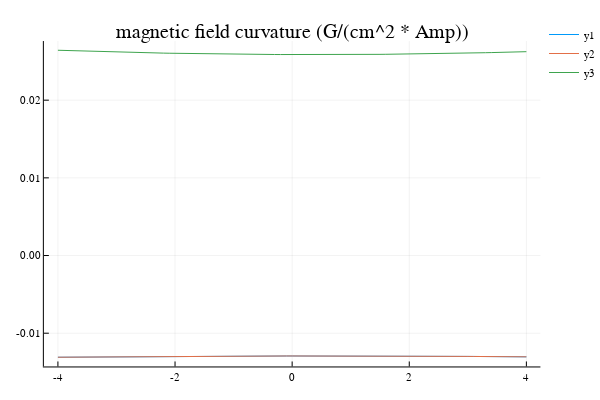

Write notebook code for a chart like this one.
### Code cell
plotly()
plot(-4:0.1:4,bcx*100,title = "magnetic field curvature (G/(cm^2 * Amp))")
plot!(-4:0.1:4,bcy*100)
plot!(-4:0.1:4,bcz*100)

### Figure 1 — Plotly figure (JSON) as saved in the notebook; plotly's stock layout.template omitted (floating-point values rounded to 4 significant figures)
{"data": [{"colorbar": {"title": ""}, "hoverinfo": "text", "legendgroup": "y1", "line": {"color": "rgba(0, 154, 250, 1.000)", "dash": "solid", "shape": "linear", "width": 1}, "mode": "lines", "name": "y1", "showlegend": true, "text": [null, null, null, null, null, null, null, null, null, null, null, null, null, null, null, null, null, null, null, null, null, null, null, null, null, null, null, null, null, null, null, null, null, null, null, null, null, null, null, null, null, null, null, null, null, null, null, null, null, null, null, null, null, null, null, null, null, null, null, null, null, null, null, null, null, null, null, null, null, null, null, null, null, null, null, null, null, null, null, null, null], "type": "scatter", "x": [-4, -3.9, -3.8, -3.7, -3.6, -3.5, -3.4, -3.3, -3.2, -3.1, -3, -2.9, -2.8, -2.7, -2.6, -2.5, -2.4, -2.3, -2.2, -2.1, -2, -1.9, -1.8, -1.7, -1.6, -1.5, -1.4, -1.3, -1.2, -1.1, -1, -0.9, -0.8, -0.7, -0.6, -0.5, -0.4, -0.3, -0.2, -0.1, 0, 0.1, 0.2, 0.3, 0.4, 0.5, 0.6, 0.7, 0.8, 0.9, 1, 1.1, 1.2, 1.3, 1.4, 1.5, 1.6, 1.7, 1.8, 1.9, 2, 2.1, 2.2, 2.3, 2.4, 2.5, 2.6, 2.7, 2.8, 2.9, 3, 3.1, 3.2, 3.3, 3.4, 3.5, 3.6, 3.7, 3.8, 3.9, 4], "xaxis": "x1", "y": [-0.0131, -0.01309, -0.01308, -0.01307, -0.01307, -0.01306, -0.01305, -0.01305, -0.01304, -0.01304, -0.01303, -0.01302, -0.01302, -0.01301, -0.01301, -0.013, -0.013, -0.01299, -0.01299, -0.01298, -0.01298, -0.01298, -0.01297, -0.01297, -0.01297, -0.01296, -0.01296, -0.01296, -0.01295, -0.01295, -0.01295, -0.01295, -0.01294, -0.01294, -0.01294, -0.01294, -0.01294, -0.01294, -0.01294, -0.01293, -0.01293, -0.01293, -0.01293, -0.01293, -0.01293, -0.01293, -0.01293, -0.01293, -0.01293, -0.01294, -0.01294, -0.01294, -0.01294, -0.01294, -0.01294, -0.01294, -0.01295, -0.01295, -0.01295, -0.01295, -0.01295, -0.01296, -0.01296, -0.01296, -0.01297, -0.01297, -0.01297, -0.01298, -0.01298, -0.01299, -0.01299, -0.013, -0.013, -0.013, -0.01301, -0.01301, -0.01302, -0.01303, -0.01303, -0.01304, -0.01304], "yaxis": "y1", "zmax": 0.1, "zmin": -0.1}, {"colorbar": {"title": ""}, "hoverinfo": "text", "legendgroup": "y2", "line": {"color": "rgba(227, 111, 71, 1.000)", "dash": "solid", "shape": "linear", "width": 1}, "mode": "lines", "name": "y2", "showlegend": true, "text": [null, null, null, null, null, null, null, null, null, null, null, null, null, null, null, null, null, null, null, null, null, null, null, null, null, null, null, null, null, null, null, null, null, null, null, null, null, null, null, null, null, null, null, null, null, null, null, null, null, null, null, null, null, null, null, null, null, null, null, null, null, null, null, null, null, null, null, null, null, null, null, null, null, null, null, null, null, null, null, null, null], "type": "scatter", "x": [-4, -3.9, -3.8, -3.7, -3.6, -3.5, -3.4, -3.3, -3.2, -3.1, -3, -2.9, -2.8, -2.7, -2.6, -2.5, -2.4, -2.3, -2.2, -2.1, -2, -1.9, -1.8, -1.7, -1.6, -1.5, -1.4, -1.3, -1.2, -1.1, -1, -0.9, -0.8, -0.7, -0.6, -0.5, -0.4, -0.3, -0.2, -0.1, 0, 0.1, 0.2, 0.3, 0.4, 0.5, 0.6, 0.7, 0.8, 0.9, 1, 1.1, 1.2, 1.3, 1.4, 1.5, 1.6, 1.7, 1.8, 1.9, 2, 2.1, 2.2, 2.3, 2.4, 2.5, 2.6, 2.7, 2.8, 2.9, 3, 3.1, 3.2, 3.3, 3.4, 3.5, 3.6, 3.7, 3.8, 3.9, 4], "xaxis": "x1", "y": [-0.01309, -0.01309, -0.01308, -0.01307, -0.01307, -0.01306, -0.01305, -0.01305, -0.01304, -0.01303, -0.01303, -0.01302, -0.01302, -0.01301, -0.01301, -0.013, -0.013, -0.01299, -0.01299, -0.01298, -0.01298, -0.01298, -0.01297, -0.01297, -0.01296, -0.01296, -0.01296, -0.01296, -0.01295, -0.01295, -0.01295, -0.01295, -0.01294, -0.01294, -0.01294, -0.01294, -0.01294, -0.01294, -0.01293, -0.01293, -0.01293, -0.01293, -0.01293, -0.01293, -0.01293, -0.01293, -0.01293, -0.01293, -0.01293, -0.01293, -0.01293, -0.01294, -0.01294, -0.01294, -0.01294, -0.01294, -0.01294, -0.01295, -0.01295, -0.01295, -0.01295, -0.01296, -0.01296, -0.01296, -0.01297, -0.01297, -0.01297, -0.01298, -0.01298, -0.01298, -0.01299, -0.01299, -0.013, -0.013, -0.01301, -0.01301, -0.01302, -0.01302, -0.01303, -0.01304, -0.01304], "yaxis": "y1", "zmax": 0.1, "zmin": -0.1}, {"colorbar": {"title": ""}, "hoverinfo": "text", "legendgroup": "y3", "line": {"color": "rgba(62, 164, 78, 1.000)", "dash": "solid", "shape": "linear", "width": 1}, "mode": "lines", "name": "y3", "showlegend": true, "text": [null, null, null, null, null, null, null, null, null, null, null, null, null, null, null, null, null, null, null, null, null, null, null, null, null, null, null, null, null, null, null, null, null, null, null, null, null, null, null, null, null, null, null, null, null, null, null, null, null, null, null, null, null, null, null, null, null, null, null, null, null, null, null, null, null, null, null, null, null, null, null, null, null, null, null, null, null, null, null, null, null], "type": "scatter", "x": [-4, -3.9, -3.8, -3.7, -3.6, -3.5, -3.4, -3.3, -3.2, -3.1, -3, -2.9, -2.8, -2.7, -2.6, -2.5, -2.4, -2.3, -2.2, -2.1, -2, -1.9, -1.8, -1.7, -1.6, -1.5, -1.4, -1.3, -1.2, -1.1, -1, -0.9, -0.8, -0.7, -0.6, -0.5, -0.4, -0.3, -0.2, -0.1, 0, 0.1, 0.2, 0.3, 0.4, 0.5, 0.6, 0.7, 0.8, 0.9, 1, 1.1, 1.2, 1.3, 1.4, 1.5, 1.6, 1.7, 1.8, 1.9, 2, 2.1, 2.2, 2.3, 2.4, 2.5, 2.6, 2.7, 2.8, 2.9, 3, 3.1, 3.2, 3.3, 3.4, 3.5, 3.6, 3.7, 3.8, 3.9, 4], "xaxis": "x1", "y": [0.02643, 0.0264, 0.02638, 0.02635, 0.02633, 0.02631, 0.02628, 0.02626, 0.02624, 0.02622, 0.0262, 0.02618, 0.02616, 0.02614, 0.02612, 0.02611, 0.02609, 0.02608, 0.02606, 0.02604, 0.02603, 0.02602, 0.026, 0.02599, 0.02598, 0.02597, 0.02596, 0.02595, 0.02594, 0.02593, 0.02592, 0.02591, 0.02591, 0.0259, 0.02589, 0.02589, 0.02588, 0.02588, 0.02587, 0.02587, 0.02587, 0.02587, 0.02587, 0.02586, 0.02586, 0.02586, 0.02587, 0.02587, 0.02587, 0.02587, 0.02588, 0.02588, 0.02588, 0.02589, 0.02589, 0.0259, 0.02591, 0.02591, 0.02592, 0.02593, 0.02594, 0.02595, 0.02596, 0.02597, 0.02598, 0.02599, 0.02601, 0.02602, 0.02603, 0.02605, 0.02606, 0.02608, 0.02609, 0.02611, 0.02613, 0.02615, 0.02616, 0.02618, 0.0262, 0.02622, 0.02624], "yaxis": "y1", "zmax": 0.1, "zmin": -0.1}], "layout": {"annotations": [{"font": {"color": "rgba(0, 0, 0, 1.000)", "family": "sans-serif", "size": 20}, "rotation": 0, "showarrow": false, "text": "magnetic field curvature (G/(cm^2 * Amp))", "x": 0.537, "xanchor": "center", "xref": "paper", "y": 1, "yanchor": "top", "yref": "paper"}], "height": 400, "legend": {"bgcolor": "rgba(255, 255, 255, 1.000)", "bordercolor": "rgba(0, 0, 0, 1.000)", "font": {"color": "rgba(0, 0, 0, 1.000)", "family": "sans-serif", "size": 11}, "tracegroupgap": 0, "x": 1, "y": 1}, "margin": {"b": 20, "l": 0, "r": 0, "t": 20}, "paper_bgcolor": "rgba(255, 255, 255, 1.000)", "plot_bgcolor": "rgba(255, 255, 255, 1.000)", "showlegend": true, "width": 600, "xaxis": {"anchor": "y1", "domain": [0.08064, 0.9934], "gridcolor": "rgba(0, 0, 0, 0.100)", "gridwidth": 0.5, "linecolor": "rgba(0, 0, 0, 1.000)", "mirror": false, "range": [-4.24, 4.24], "showgrid": true, "showline": true, "showticklabels": true, "tickangle": 0, "tickcolor": "rgb(0, 0, 0)", "tickfont": {"color": "rgba(0, 0, 0, 1.000)", "family": "sans-serif", "size": 11}, "tickmode": "array", "ticks": "inside", "ticktext": ["-4", "-2", "0", "2", "4"], "tickvals": [-4, -2, 0, 2, 4], "title": "", "titlefont": {"color": "rgba(0, 0, 0, 1.000)", "family": "sans-serif", "size": 15}, "type": "-", "visible": true, "zeroline": false, "zerolinecolor": "rgba(0, 0, 0, 1.000)"}, "yaxis": {"anchor": "x1", "domain": [0.03762, 0.9415], "gridcolor": "rgba(0, 0, 0, 0.100)", "gridwidth": 0.5, "linecolor": "rgba(0, 0, 0, 1.000)", "mirror": false, "range": [-0.01428, 0.02761], "showgrid": true, "showline": true, "showticklabels": true, "tickangle": 0, "tickcolor": "rgb(0, 0, 0)", "tickfont": {"color": "rgba(0, 0, 0, 1.000)", "family": "sans-serif", "size": 11}, "tickmode": "array", "ticks": "inside", "ticktext": ["-0.01", "0.00", "0.01", "0.02"], "tickvals": [-0.01, 0, 0.01, 0.02], "title": "", "titlefont": {"color": "rgba(0, 0, 0, 1.000)", "family": "sans-serif", "size": 15}, "type": "-", "visible": true, "zeroline": false, "zerolinecolor": "rgba(0, 0, 0, 1.000)"}}}
